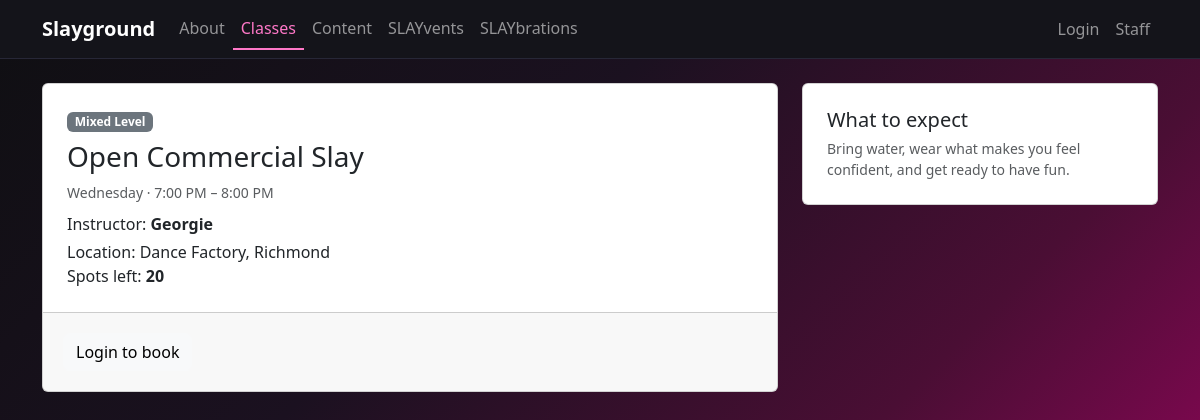
Screenshot of /classes/2/ with the database file from the repository.
### slayground/slayground_app/models.py (models this page shows, shortened)
class TimeStampedModel(models.Model):
    created_at = models.DateTimeField(auto_now_add=True, db_index=True)
    updated_at = models.DateTimeField(auto_now=True)
    class Meta:
        abstract = True

class ClassSession(TimeStampedModel):
    class_type = models.ForeignKey(ClassType, on_delete=models.PROTECT, related_name="sessions")
    instructor = models.ForeignKey(Instructor, on_delete=models.SET_NULL, null=True, related_name="sessions")
    location = models.ForeignKey(Location, on_delete=models.SET_NULL, null=True, blank=True, related_name="sessions")
    start_datetime = models.DateTimeField()
    end_datetime = models.DateTimeField()
    capacity = models.PositiveIntegerField(default=20)
    price_cents = models.PositiveIntegerField(default=0)  # store money as integer (cents)
    is_published = models.BooleanField(default=True)
    notes = models.TextField(blank=True)
    recurrence_enabled = models.BooleanField(default=False, help_text="If on, this session is a seed for repeats.")
    recurrence_every_n_weeks = models.PositiveIntegerField(default=1, help_text="1 = weekly, 2 = every other week, etc.")
    recurrence_until = models.DateField(null=True, blank=True, help_text="Last date to generate (inclusive).")
    recurrence_skips = models.JSONField(default=list, blank=True, help_text='List of dates (YYYY-MM-DD) to skip')
    class Meta:
        ordering = ["start_datetime"]
        indexes = [
            models.Index(fields=["start_datetime"]),
            models.Index(fields=["class_type", "start_datetime"]),
        ]
        constraints = [
            models.UniqueConstraint(
                fields=["class_type", "start_datetime"],
                name="unique_classsession_type_start",
            )
        ]
    @property
    def spots_left(self) -> int:
        confirmed = self.bookings.filter(status="CONFIRMED").aggregate(
            s=models.Sum("quantity")
        )["s"] or 0
        return max(self.capacity - confirmed, 0)

class ClassType(TimeStampedModel):
    LEVEL_CHOICES = [
        ("BEGINNER", "Beginner"),
        ("INTERMEDIATE", "Intermediate"),
        ("MIXED", "Mixed Level"),
    ]
    title = models.CharField(max_length=120, unique=True)
    slug = models.SlugField(max_length=140, unique=True)
    level = models.CharField(max_length=20, choices=LEVEL_CHOICES, default="MIXED")
    description = models.TextField(blank=True)
    thumbnail = models.ImageField(upload_to="class_types/", blank=True, null=True)
    default_duration_minutes = models.PositiveIntegerField(default=60)
    class Meta:
        ordering = ["title"]

class Instructor(TimeStampedModel):
    name = models.CharField(max_length=120)
    bio = models.TextField(blank=True)
    photo = models.ImageField(upload_to="instructors/", blank=True, null=True)
    instagram_handle = models.CharField(max_length=64, blank=True)

class Location(TimeStampedModel):
    name = models.CharField(max_length=120)
    address_line1 = models.CharField(max_length=200)
    address_line2 = models.CharField(max_length=200, blank=True)
    city = models.CharField(max_length=80)
    state = models.CharField(max_length=80, blank=True)
    postal_code = models.CharField(max_length=20, blank=True)
    country = models.CharField(max_length=80, default="USA")
    notes = models.TextField(blank=True)

### slayground/slayground_app/views.py (the view)
# urls.py: path("classes/<int:pk>/", views.class_detail, name="class_detail"),
@require_GET
def class_detail(request: HttpRequest, pk: int) -> HttpResponse:
    session = get_object_or_404(
        ClassSession.objects.select_related("class_type", "instructor", "location"),
        pk=pk,
        is_published=True,
    )
    return render(request, "sg/class_detail.html", {"session": session})

### slayground/slayground_app/templates/sg/class_detail.html (shortened to what this page needs)
{% extends "sg/base.html" %}  {% block content %}
<div class="row g-4">
  <div class="col-lg-8">
    <div class="card mb-3">
      <div class="card-body">
        <span class="badge bg-secondary mb-2"
          >{{ session.class_type.get_level_display }}</span
        >
        <h1 class="h3">{{ session.class_type.title }}</h1>
        <div class="small text-muted">
          {% with sd=session.start_datetime ed=session.end_datetime %}
          {{ sd|date:"l" }} · {{ sd|date:"g:i A" }}{% if ed %}&nbsp;–&nbsp;{{ed|date:"g:i A" }}{% endif %} {% endwith %}
        </div>
        {% if session.instructor %}
        <div class="mt-2">
          Instructor: <strong>{{ session.instructor.name }}</strong>
        </div>
        {% endif %} {% if session.location %}
        <div class="mt-1">
          Location: {{ session.location.name }}, {{ session.location.city }}
        </div>
        {% endif %}
        <div>Spots left: <strong>{{ session.spots_left }}</strong></div>
      </div>
      <div class="card-footer">
        {% if user.is_authenticated %}
        <a class="btn btn-light" href="{% url 'sg:book_session' session.id %}"
          >Book this class</a
        >
        {% else %}
        <a
          class="btn btn-light"
          href="{% url 'sg:login' %}?next={% url 'sg:book_session' session.id %}"
          >Login to book</a
        >
        {% endif %}
      </div>
    </div>
  </div>
  <div class="col-lg-4">
    <div class="card">
      <div class="card-body">
        <h2 class="h5">What to expect</h2>
        <p class="small text-muted mb-0">
          Bring water, wear what makes you feel confident, and get ready to have
          fun.
        </p>
      </div>
    </div>
  </div>
</div>
{% endblock %}

### slayground/slayground_app/static/slayground_app/styles.css (style rules this page uses)
:root { --bgblack: #0f0f12; --bg: #ae0269; --text: #eaeaf2; --card: #181820; --card-border: #272737; --nav: #14141a; --accent: #ff78c8; }
html, body { min-height: 100%; }
body { background: linear-gradient( 135deg, var(--bgblack) 0%, #1b1120 35%, #4a0e34 65%, var(--bg) 100% ); color: var(--text); background-attachment: fixed; }
p { color: #fff; }
a, .btn-link { color: var(--accent); }
a { -webkit-tap-highlight-color: rgba(255, 120, 200, 0.35); }
a { text-decoration-thickness: 2px; text-underline-offset: 2px; }
.btn-light { color: #000; }
.card .card-body { padding: clamp(1rem, 2vw + 0.75rem, 1.5rem); }
.card .card-header, .card .card-footer { padding: clamp(0.75rem, 1.5vw + 0.5rem, 1.25rem); }
.card .badge { margin-bottom: 0.5rem; }
.card .h5, .card h3 { margin-bottom: 0.35rem; }
.card .mt-2 { margin-top: 0.6rem !important; }

### rows the page displays
ClassSession: class_type.level "Mixed Level", class_type "Open Commercial Slay", start_datetime "Wednesday", start_datetime "7:00 PM", end_datetime "8:00 PM", instructor.name "Georgie", location.name "Dance Factory", location.city "Richmond", spots_left "20"
